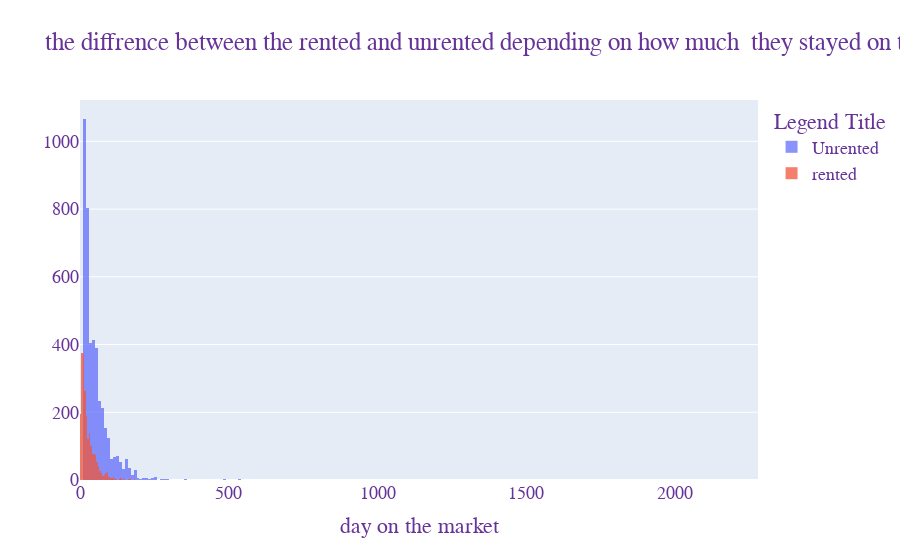

Notebook source saved alongside this figure:
### Markdown cell above
## how long does the apartment stay on maket

### Code cell
fig = go.Figure(  )
fig.add_trace(go.Histogram( x=onMarket['onMarket']  , name="Unrented"))
fig.add_trace(go.Histogram( x=offMarket['onMarket'] , name="rented"))
fig.update_layout(
    title="the diffrence between the rented and unrented depending on how much  they stayed on the market ",
    xaxis_title="day on the market",
    
    legend_title="Legend Title",
    font=dict(
        family="Courier New, monospace",
        size=18,
        color="RebeccaPurple"
        
    ))

# Overlay both histograms
fig.update_layout(barmode='overlay' )
# Reduce opacity to see both histograms
fig.update_traces(opacity=0.75 )
fig.show()

### Figure 1 — Plotly figure (JSON) as saved in the notebook; plotly's stock layout.template omitted (floating-point values rounded to 4 significant figures; data arrays with more than 128 entries replaced by an {"elided": "..."} marker saying what was removed)
{"data": [{"name": "Unrented", "opacity": 0.75, "type": "histogram", "x": {"elided": "4304 int values"}}, {"name": "rented", "opacity": 0.75, "type": "histogram", "x": {"elided": "2262 int values"}}], "layout": {"barmode": "overlay", "font": {"color": "RebeccaPurple", "family": "Courier New, monospace", "size": 18}, "legend": {"title": {"text": "Legend Title"}}, "title": {"text": "the diffrence between the rented and unrented depending on how much  they stayed on the market "}, "xaxis": {"title": {"text": "day on the market"}}}}
